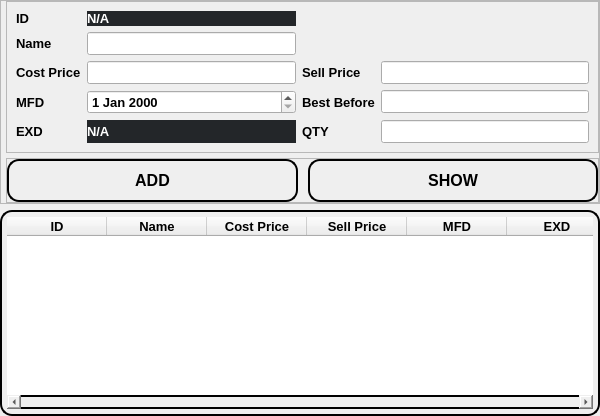
                                <widget class="QWidget" name="Insert">
                                 <layout class="QGridLayout" name="gridLayout_9">
                                  <property name="leftMargin">
                                   <number>0</number>
                                  </property>
                                  <property name="topMargin">
                                   <number>0</number>
                                  </property>
                                  <property name="rightMargin">
                                   <number>0</number>
                                  </property>
                                  <property name="bottomMargin">
                                   <number>0</number>
                                  </property>
                                  <item row="1" column="0">
                                   <widget class="QFrame" name="frame_16">
                                    <property name="maximumSize">
                                     <size>
                                      <width>2000</width>
                                      <height>16777215</height>
                                     </size>
                                    </property>
                                    <property name="font">
                                     <font>
                                      <weight>50</weight>
                                      <bold>false</bold>
                                     </font>
                                    </property>
                                    <property name="styleSheet">
                                     <string notr="true">border:2px solid black;
border-radius:12px;
padding:5px;</string>
                                    </property>
                                    <property name="frameShape">
                                     <enum>QFrame::StyledPanel</enum>
                                    </property>
                                    <property name="frameShadow">
                                     <enum>QFrame::Raised</enum>
                                    </property>
                                    <layout class="QHBoxLayout" name="horizontalLayout_20">
                                     <property name="spacing">
                                      <number>0</number>
                                     </property>
                                     <property name="leftMargin">
                                      <number>0</number>
                                     </property>
                                     <property name="topMargin">
                                      <number>0</number>
                                     </property>
                                     <property name="rightMargin">
                                      <number>0</number>
                                     </property>
                                     <property name="bottomMargin">
                                      <number>0</number>
                                     </property>
                                     <item>
                                      <widget class="QTableWidget" name="insert_table">
                                       <property name="sizePolicy">
                                        <sizepolicy hsizetype="Preferred" vsizetype="Expanding">
                                         <horstretch>0</horstretch>
                                         <verstretch>0</verstretch>
                                        </sizepolicy>
                                       </property>
                                       <property name="maximumSize">
                                        <size>
                                         <width>16777215</width>
                                         <height>16777215</height>
                                        </size>
                                       </property>
                                       <property name="styleSheet">
                                        <string notr="true">border:none;
padding:0px;</string>
                                       </property>
                                       <column>
                                        <property name="text">
                                         <string>ID</string>
                                        </property>
                                        <property name="font">
                                         <font>
                                          <pointsize>10</pointsize>
                                          <weight>75</weight>
                                          <bold>true</bold>
                                         </font>
                                        </property>
                                       </column>
                                       <column>
                                        <property name="text">
                                         <string>Name</string>
                                        </property>
                                        <property name="font">
                                         <font>
                                          <pointsize>10</pointsize>
                                          <weight>75</weight>
                                          <bold>true</bold>
                                         </font>
                                        </property>
                                       </column>
                                       <column>
                                        <property name="text">
                                         <string>Cost Price</string>
                                        </property>
                                        <property name="font">
                                         <font>
                                          <pointsize>10</pointsize>
                                          <weight>75</weight>
                                          <bold>true</bold>
                                         </font>
                                        </property>
                                       </column>
                                       <column>
                                        <property name="text">
                                         <string>Sell Price</string>
                                        </property>
                                        <property name="font">
                                         <font>
                                          <pointsize>10</pointsize>
                                          <weight>75</weight>
                                          <bold>true</bold>
                                         </font>
                                        </property>
                                       </column>
                                       <column>
                                        <property name="text">
                                         <string>MFD</string>
                                        </property>
                                        <property name="font">
                                         <font>
                                          <pointsize>10</pointsize>
                                          <weight>75</weight>
                                          <bold>true</bold>
                                         </font>
                                        </property>
                                       </column>
                                       <column>
                                        <property name="text">
                                         <string>EXD</string>
                                        </property>
                                        <property name="font">
                                         <font>
                                          <pointsize>10</pointsize>
                                          <weight>75</weight>
                                          <bold>true</bold>
                                         </font>
                                        </property>
                                       </column>
                                       <column>
                                        <property name="text">
                                         <string>QTY</string>
                                        </property>
                                        <property name="font">
                                         <font>
                                          <pointsize>10</pointsize>
                                          <weight>75</weight>
                                          <bold>true</bold>
                                         </font>
                                        </property>
                                       </column>
                                      </widget>
                                     </item>
                                    </layout>
                                   </widget>
                                  </item>
                                  <item row="0" column="0" alignment="Qt::AlignLeft|Qt::AlignTop">
                                   <widget class="QFrame" name="frame_15">
                                    <property name="minimumSize">
                                     <size>
                                      <width>600</width>
                                      <height>200</height>
                                     </size>
                                    </property>
                                    <property name="styleSheet">
                                     <string notr="true"/>
                                    </property>
                                    <property name="frameShape">
                                     <enum>QFrame::StyledPanel</enum>
                                    </property>
                                    <property name="frameShadow">
                                     <enum>QFrame::Raised</enum>
                                    </property>
                                    <layout class="QVBoxLayout" name="verticalLayout_11">
                                     <property name="spacing">
                                      <number>5</number>
                                     </property>
                                     <property name="leftMargin">
                                      <number>5</number>
                                     </property>
                                     <property name="topMargin">
                                      <number>0</number>
                                     </property>
                                     <property name="rightMargin">
                                      <number>0</number>
                                     </property>
                                     <property name="bottomMargin">
                                      <number>0</number>
                                     </property>
                                     <item>
                                      <widget class="QFrame" name="frame_18">
                                       <property name="styleSheet">
                                        <string notr="true">border:2px solid black;
border-radius:12px;
padding:5px;

QLineEdit{
color:white;
}
</string>
                                       </property>
                                       <property name="frameShape">
                                        <enum>QFrame::StyledPanel</enum>
                                       </property>
                                       <property name="frameShadow">
                                        <enum>QFrame::Raised</enum>
                                       </property>
                                       <layout class="QGridLayout" name="gridLayout_10">
                                        <item row="1" column="1">
                                         <widget class="QLineEdit" name="m_name">
                                          <property name="font">
                                           <font>
                                            <pointsize>10</pointsize>
                                            <weight>75</weight>
                                            <bold>true</bold>
                                           </font>
                                          </property>
                                          <property name="clearButtonEnabled">
                                           <bool>true</bool>
                                          </property>
                                         </widget>
                                        </item>
                                        <item row="1" column="0">
                                         <widget class="QLabel" name="label_43">
                                          <property name="font">
                                           <font>
                                            <pointsize>10</pointsize>
                                            <weight>75</weight>
                                            <bold>true</bold>
                                           </font>
                                          </property>
                                          <property name="text">
                                           <string>Name</string>
                                          </property>
                                         </widget>
                                        </item>
                                        <item row="3" column="0">
                                         <widget class="QLabel" name="label_44">
                                          <property name="font">
                                           <font>
                                            <pointsize>10</pointsize>
                                            <weight>75</weight>
                                            <bold>true</bold>
                                           </font>
                                          </property>
                                          <property name="text">
                                           <string>Cost Price</string>
                                          </property>
                                         </widget>
                                        </item>
                                        <item row="4" column="3">
                                         <widget class="QLineEdit" name="best_before">
                                          <property name="font">
                                           <font>
                                            <pointsize>10</pointsize>
                                            <weight>75</weight>
                                            <bold>true</bold>
                                           </font>
                                          </property>
                                         </widget>
                                        </item>
                                        <item row="3" column="2">
                                         <widget class="QLabel" name="label_45">
                                          <property name="font">
                                           <font>
                                            <pointsize>10</pointsize>
                                            <weight>75</weight>
                                            <bold>true</bold>
                                           </font>
                                          </property>
                                          <property name="text">
                                           <string>Sell Price</string>
                                          </property>
                                         </widget>
                                        </item>
                                        <item row="0" column="1">
                                         <widget class="QLabel" name="Id">
                                          <property name="font">
                                           <font>
                                            <pointsize>10</pointsize>
                                            <weight>75</weight>
                                            <bold>true</bold>
                                           </font>
                                          </property>
                                          <property name="styleSheet">
                                           <string notr="true">background-color: rgb(35, 38, 41);
color: rgb(255, 255, 255);</string>
                                          </property>
                                          <property name="text">
                                           <string>N/A</string>
                                          </property>
                                         </widget>
                                        </item>
                                        <item row="0" column="0">
                                         <widget class="QLabel" name="label_41">
                                          <property name="font">
                                           <font>
                                            <pointsize>10</pointsize>
                                            <weight>75</weight>
                                            <bold>true</bold>
                                           </font>
                                          </property>
                                          <property name="text">
                                           <string>ID</string>
                                          </property>
                                         </widget>
                                        </item>
                                        <item row="4" column="0">
                                         <widget class="QLabel" name="label_46">
                                          <property name="font">
                                           <font>
                                            <pointsize>10</pointsize>
                                            <weight>75</weight>
                                            <bold>true</bold>
                                           </font>
                                          </property>
                                          <property name="text">
                                           <string>MFD</string>
                                          </property>
                                         </widget>
                                        </item>
                                        <item row="4" column="1">
                                         <widget class="QDateEdit" name="m_mfd">
                                          <property name="font">
                                           <font>
                                            <pointsize>10</pointsize>
                                            <weight>75</weight>
                                            <bold>true</bold>
                                           </font>
                                          </property>
                                         </widget>
                                        </item>
                                        <item row="3" column="3">
                                         <widget class="QLineEdit" name="m_sell">
                                          <property name="font">
                                           <font>
                                            <pointsize>10</pointsize>
                                            <weight>75</weight>
                                            <bold>true</bold>
                                           </font>
                                          </property>
                                          <property name="clearButtonEnabled">
                                           <bool>true</bool>
                                          </property>
                                         </widget>
                                        </item>
                                        <item row="4" column="2">
                                         <widget class="QLabel" name="label_24">
                                          <property name="font">
                                           <font>
                                            <pointsize>10</pointsize>
                                            <weight>75</weight>
                                            <bold>true</bold>
                                           </font>
                                          </property>
                                          <property name="text">
                                           <string>Best Before</string>
                                          </property>
                                         </widget>
                                        </item>
                                        <item row="3" column="1">
                                         <widget class="QLineEdit" name="m_cost">
                                          <property name="font">
                                           <font>
                                            <pointsize>10</pointsize>
                                            <weight>75</weight>
                                            <bold>true</bold>
                                           </font>
                                          </property>
                                          <property name="clearButtonEnabled">
                                           <bool>true</bool>
                                          </property>
                                         </widget>
                                        </item>
                                        <item row="6" column="1">
                                         <widget class="QLabel" name="m_Exd">
                                          <property name="font">
                                           <font>
                                            <pointsize>10</pointsize>
                                            <weight>75</weight>
                                            <bold>true</bold>
                                           </font>
                                          </property>
                                          <property name="styleSheet">
                                           <string notr="true">background-color: rgb(35, 38, 41);
color: rgb(255, 255, 255);</string>
                                          </property>
                                          <property name="text">
                                           <string>N/A</string>
                                          </property>
                                         </widget>
                                        </item>
                                        <item row="6" column="0">
                                         <widget class="QLabel" name="label_47">
                                          <property name="font">
                                           <font>
                                            <pointsize>10</pointsize>
                                            <weight>75</weight>
                                            <bold>true</bold>
                                           </font>
                                          </property>
                                          <property name="text">
                                           <string>EXD</string>
                                          </property>
                                         </widget>
                                        </item>
                                        <item row="6" column="2">
                                         <widget class="QLabel" name="label_49">
                                          <property name="font">
                                           <font>
                                            <pointsize>10</pointsize>
                                            <weight>75</weight>
                                            <bold>true</bold>
                                           </font>
                                          </property>
                                          <property name="text">
                                           <string>QTY</string>
                                          </property>
                                         </widget>
                                        </item>
                                        <item row="6" column="3">
                                         <widget class="QLineEdit" name="m_Qty">
                                          <property name="font">
                                           <font>
                                            <pointsize>10</pointsize>
                                            <weight>75</weight>
                                            <bold>true</bold>
                                           </font>
                                          </property>
                                          <property name="clearButtonEnabled">
                                           <bool>true</bool>
                                          </property>
                                         </widget>
                                        </item>
                                       </layout>
                                      </widget>
                                     </item>
                                     <item alignment="Qt::AlignTop">
                                      <widget class="QFrame" name="frame_17">
                                       <property name="styleSheet">
                                        <string notr="true">QPushButton{
border:2px solid black;
border-radius:12px;
padding:10px;
}

QPushButton:hover{
border:2px solid black;
color:black;
background-color:cyan;
border-radius:12px;
padding:10px;
}</string>
                                       </property>
                                       <property name="frameShape">
                                        <enum>QFrame::StyledPanel</enum>
                                       </property>
                                       <property name="frameShadow">
                                        <enum>QFrame::Raised</enum>
                                       </property>
                                       <layout class="QHBoxLayout" name="horizontalLayout_21">
                                        <property name="spacing">
                                         <number>10</number>
                                        </property>
                                        <property name="leftMargin">
                                         <number>0</number>
                                        </property>
                                        <property name="topMargin">
                                         <number>0</number>
                                        </property>
                                        <property name="rightMargin">
                                         <number>0</number>
                                        </property>
                                        <property name="bottomMargin">
                                         <number>0</number>
                                        </property>
                                        <item>
                                         <widget class="QPushButton" name="m_Add">
                                          <property name="font">
                                           <font>
                                            <pointsize>12</pointsize>
                                            <weight>75</weight>
                                            <bold>true</bold>
                                           </font>
                                          </property>
                                          <property name="text">
                                           <string>ADD</string>
                                          </property>
                                         </widget>
                                        </item>
                                        <item>
                                         <widget class="QPushButton" name="m_show">
                                          <property name="font">
                                           <font>
                                            <pointsize>12</pointsize>
                                            <weight>75</weight>
                                            <bold>true</bold>
                                           </font>
                                          </property>
                                          <property name="text">
                                           <string>SHOW</string>
                                          </property>
                                         </widget>
                                        </item>
                                       </layout>
                                      </widget>
                                     </item>
                                    </layout>
                                   </widget>
                                  </item>
                                 </layout>
                                </widget>
